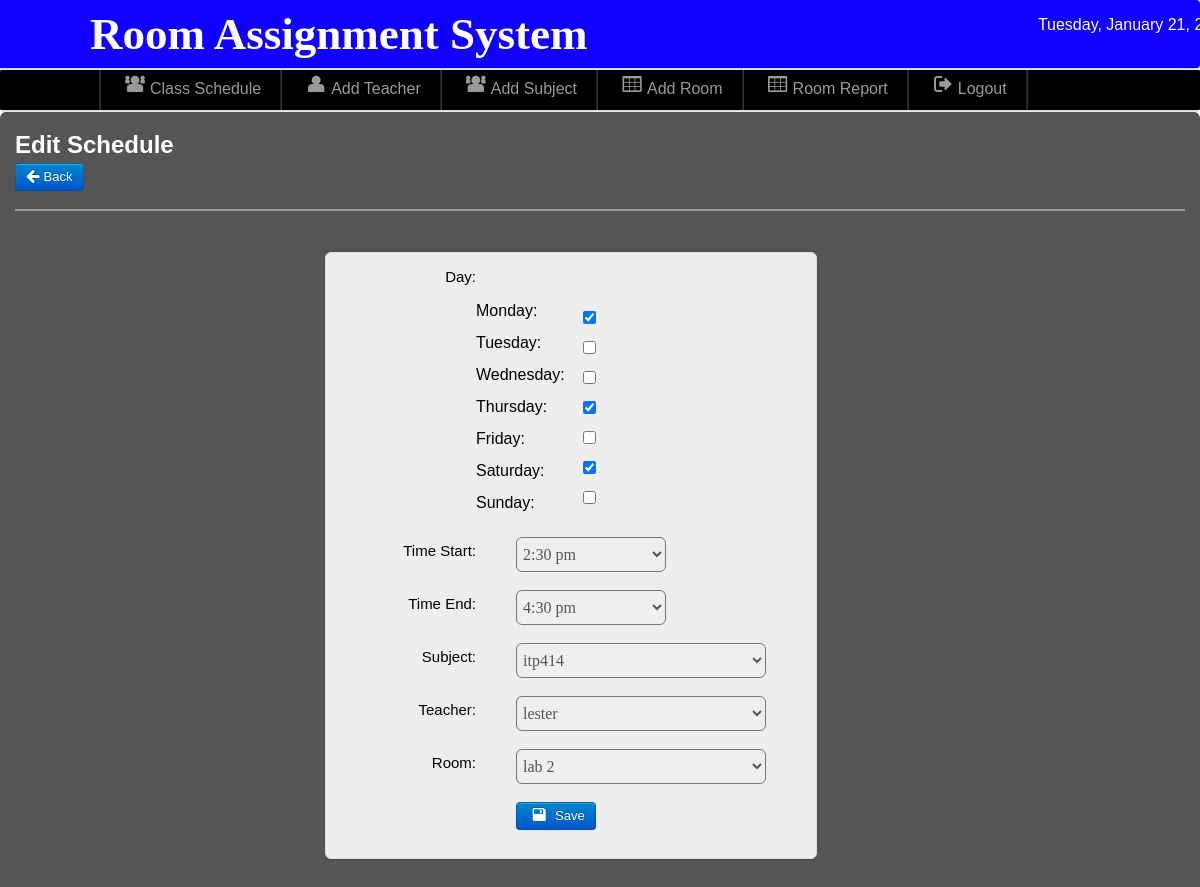
The app's page /admin/edit_schedule.php?id=13 (signed in) with its own data.
### tables this page shows
CREATE TABLE `schedule` (
  `schedule_id` int(11) NOT NULL,
  `subject` varchar(50) NOT NULL,
  `teacher` varchar(50) NOT NULL,
  `room` varchar(20) NOT NULL,
  `day` varchar(100) NOT NULL,
  `time` varchar(20) NOT NULL,
  `time_end` varchar(50) NOT NULL,
  `type` varchar(20) NOT NULL,
  `day1` varchar(20) NOT NULL
);

### admin/edit_schedule.php (the view, shortened to what this page needs)
<?php
include('./components/header.php');
include('./connection/dbcon.php');
include('./components/nav-top1.php');
include('./components/main.php');
$id_get = $_GET['id'];
$result = mysqli_query($conn, "SELECT * FROM schedule WHERE schedule_id = '$id_get'") or die(mysqli_error($conn));
$row = mysqli_fetch_array($result);
?>
<div class="wrapper">
    <div id="element" class="hero-body">
        <h2><font color="white">Edit Schedule</font></h2>
        <a class="btn btn-primary" href="schedule.php">
            <i class="icon-arrow-left icon-large"></i>&nbsp;Back
        </a>
        <hr>
        <div class="edit_margin">
            <form id="save_voter" class="form-horizontal" method="POST" action="edit_schedule.php?id=<?php echo $id_get; ?>">
                <fieldset>
                <br>
                <div class="add_subject">
                    <ul class="thumbnails_new_voter">
                        <li class="span3">
                            <div class="thumbnail_new_voter">
                            <div class="control-group">
                                <label class="control-label" for="input01">Day:</label> <br>
                                <div class="controls">
                                    <div class="day_margin">
                                        Monday:<br>
                                        Tuesday:<br>
                                        Wednesday:<br>
                                        Thursday:<br>
                                        Friday:<br>
                                        Saturday: <br>
                                        Sunday:
                                    </div>
                                    <div class="radio_day">
                                        <input type="checkbox" value="Monday" name="Monday" <?php if (strpos($row['day'], 'Monday') !== false) echo 'checked'; ?>><br>
                                        <input type="checkbox" value="Tuesday" name="Tuesday" <?php if (strpos($row['day'], 'Tuesday') !== false) echo 'checked'; ?>><br>
                                        <input type="checkbox" value="Wednesday" name="Wednesday" <?php if (strpos($row['day'], 'Wednesday') !== false) echo 'checked'; ?>><br>
                                        <input type="checkbox" value="Thursday" name="Thursday" <?php if (strpos($row['day'], 'Thursday') !== false) echo 'checked'; ?>><br>
                                        <input type="checkbox" value="Friday" name="Friday" <?php if (strpos($row['day'], 'Friday') !== false) echo 'checked'; ?>><br>
                                        <input type="checkbox" value="Saturday" name="Saturday" <?php if (strpos($row['day'], 'Saturday') !== false) echo 'checked'; ?>><br>
                                        <input type="checkbox" value="Sunday" name="Sunday" <?php if (strpos($row['day'], 'Sunday') !== false) echo 'checked'; ?>>
                                    </div>
                                </div>
                            </div>
                            <div class="control-group">
                                <label class="control-label" for="time_start">Time Start:</label>
                                <div class="controls">
                                    <select name="time_start" id="time_start" class="span3333">
                                        <option><?php echo $row['time']; ?></option>
                                    </select>
                                </div>
                            </div>
                            <div class="control-group">
                                <label class="control-label" for="time_end">Time End:</label>
                                <div class="controls">
                                    <select name="time_end" id="time_end" class="span3333">
                                        <option><?php echo $row['time_end']; ?></option>
                                    </select>
                                </div>
                            </div>
                            <div class="control-group">
                                <label class="control-label" for="subject">Subject:</label>
                                <div class="controls">
                                    <select name="subject" class="span333" id="subject">
                                        <option><?php echo $row['subject']; ?></option>
                                    </select>
                                </div>
                            </div>
                            <div class="control-group">
                                <label class="control-label" for="teacher">Teacher:</label>
                                <div class="controls">
                                    <select name="teacher" class="span333" id="teacher">
                                        <option><?php echo $row['teacher']; ?></option>
                                    </select>
                                </div>
                            </div>
                            <div class="control-group">
                                <label class="control-label" for="room">Room:</label>
                                <div class="controls">
                                    <select name="room" class="span333" id="room">
                                        <option><?php echo $row['room']; ?></option>
                                    </select>
                                </div>
                            </div>
                            <div class="control-group">
                                <div class="controls">
                                    <button id="save_voter" class="btn btn-primary" name="save">
                                        <i class="icon-save icon-large"></i> Save
                                    </button>
                                </div>
                            </div>
                        </li>
                    </ul>
                </div>
                </fieldset>
            </form>
        </div>
    </div>
</div>
</body>

### admin/css/style.css (style rules this page uses)
* { margin:0; padding:0; }
a { color:#000000; }
.wrapper { margin-top: -43px; background-color: #ffffff; }
html, body { height: 100%; margin: 0; padding: 0; display: flex; flex-direction: column; min-height: 100%; }
label { color: #000000; }

### records on screen
schedule: day "☑", time_start "2:30 pm", time_end "4:30 pm", subject "itp414", teacher "lester", room "lab 2"
